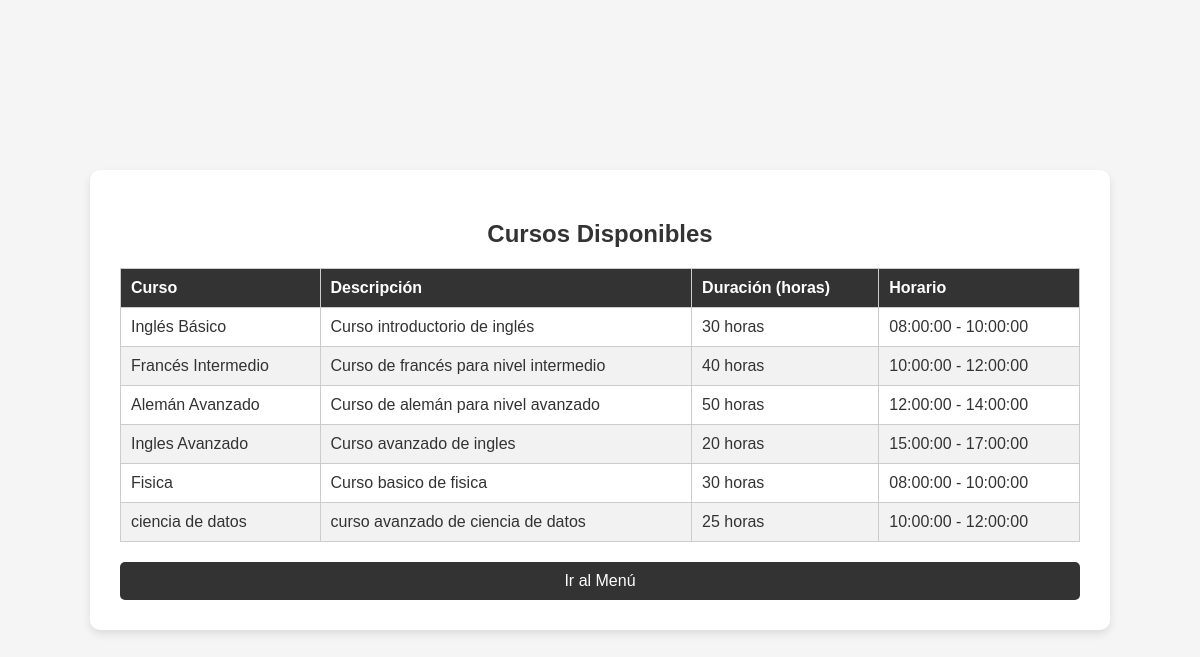
Page /cursos.php (signed in) on the committed database.
### tables this page shows
CREATE TABLE IF NOT EXISTS cursos (
    id INT AUTO_INCREMENT PRIMARY KEY,
    nombre_curso VARCHAR(100) NOT NULL,
    descripcion TEXT,
    duracion INT,   
    horario_inicio TIME,
    horario_fin TIME
);

### cursos.php (the view, shortened to what this page needs)
<?php
include('db.php');
$stmt = $pdo->query("SELECT * FROM cursos");
$cursos = $stmt->fetchAll();
?>
<!DOCTYPE html>
<html lang="es">
<head>
</head>
<body>
    <div class="container">
        <h2>Cursos Disponibles</h2>
        <table>
            <thead>
                <tr>
                    <th>Curso</th>
                    <th>Descripción</th>
                    <th>Duración (horas)</th>
                    <th>Horario</th>
                </tr>
            </thead>
            <tbody>
                <?php foreach ($cursos as $curso): ?>
                    <tr>
                        <td><?= $curso['nombre_curso'] ?></td>
                        <td><?= $curso['descripcion'] ?></td>
                        <td><?= $curso['duracion'] ?> horas</td>
                        <td><?= $curso['horario_inicio'] ?> - <?= $curso['horario_fin'] ?></td>
                    </tr>
                <?php endforeach; ?>
            </tbody>
        </table>
        <a href="menu.php">
            <button>Ir al Menú</button>
        </a>
    </div>
</body>
</html>

### cursos.php (style rules this page uses)
body { font-family: Arial, sans-serif; background-color: #f5f5f5; color: #333; margin: 0; padding: 0; display: flex; justify-content: center; align-items: center; height: 100vh; }
.container { background-color: #fff; padding: 30px; border-radius: 10px; box-shadow: 0 4px 8px rgba(0, 0, 0, 0.1); width: 80%; text-align: center; }
h2 { color: #333; }
table { width: 100%; border-collapse: collapse; margin-top: 20px; }
th, td { padding: 10px; text-align: left; border: 1px solid #ccc; }
th { background-color: #333; color: white; }
tr:nth-child(even) { background-color: #f2f2f2; }
button { width: 100%; padding: 10px; background-color: #333; color: white; border: none; border-radius: 5px; font-size: 16px; cursor: pointer; margin-top: 20px; }

### rows in the picture
cursos: nombre_curso "Inglés Básico", descripcion "Curso introductorio de inglés", duracion "30", horario_inicio "08:00:00", horario_fin "10:00:00"
cursos: nombre_curso "Francés Intermedio", descripcion "Curso de francés para nivel intermedio", duracion "40", horario_inicio "10:00:00", horario_fin "12:00:00"
cursos: nombre_curso "Alemán Avanzado", descripcion "Curso de alemán para nivel avanzado", duracion "50", horario_inicio "12:00:00", horario_fin "14:00:00"
cursos: nombre_curso "Ingles Avanzado", descripcion "Curso avanzado de ingles", duracion "20", horario_inicio "15:00:00", horario_fin "17:00:00"
cursos: nombre_curso "Fisica", descripcion "Curso basico de fisica", duracion "30", horario_inicio "08:00:00", horario_fin "10:00:00"
cursos: nombre_curso "ciencia de datos", descripcion "curso avanzado de ciencia de datos", duracion "25", horario_inicio "10:00:00", horario_fin "12:00:00"
